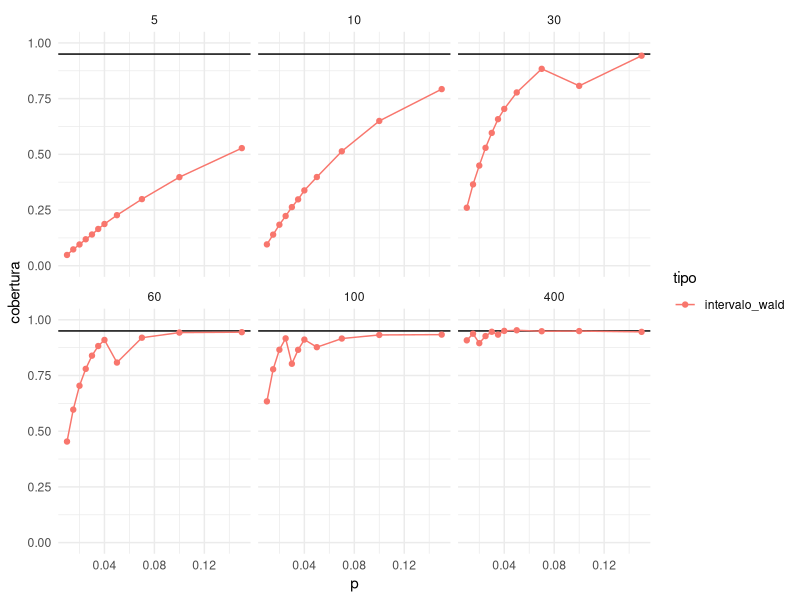
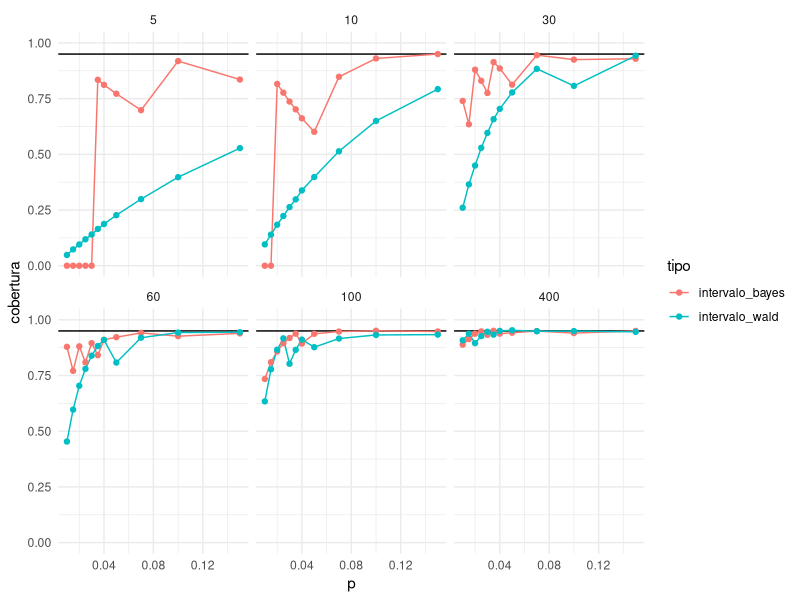
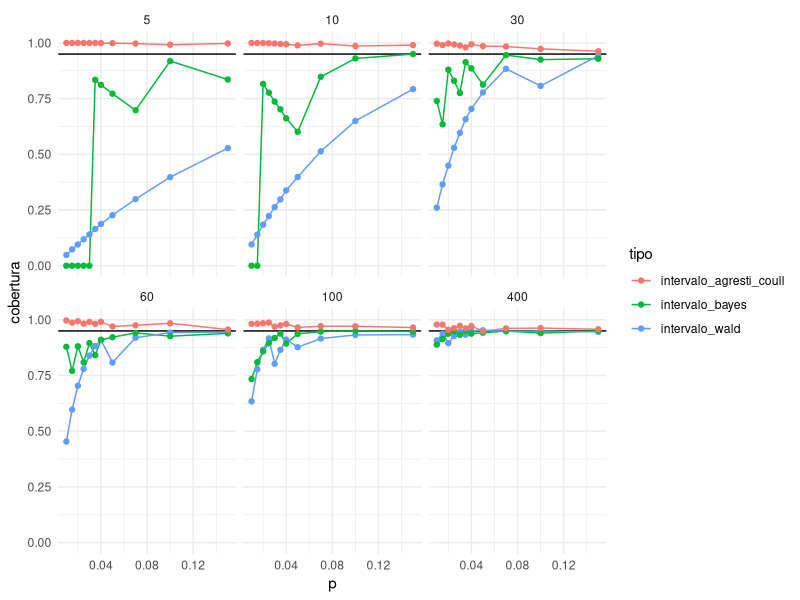
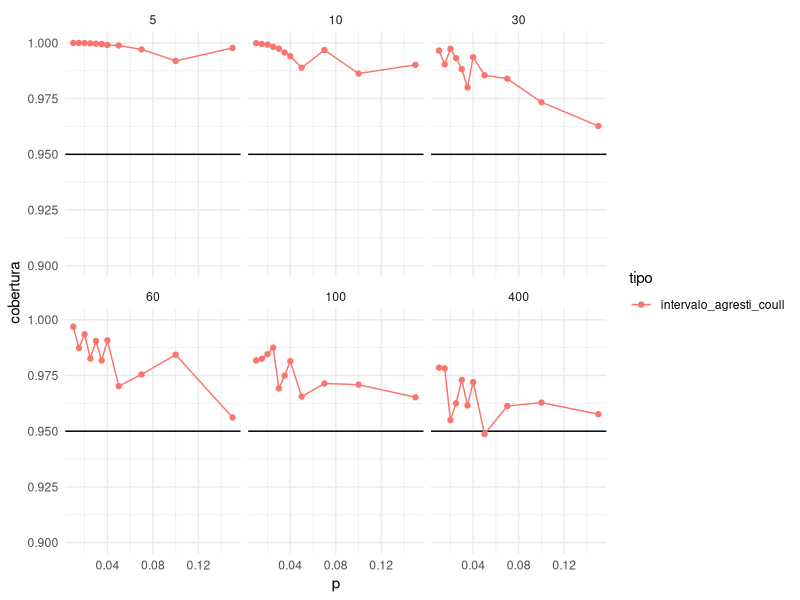
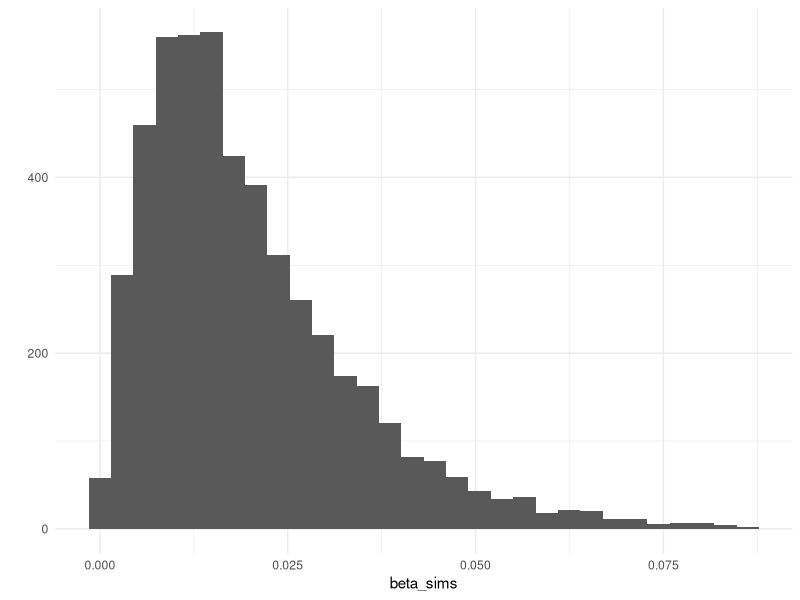
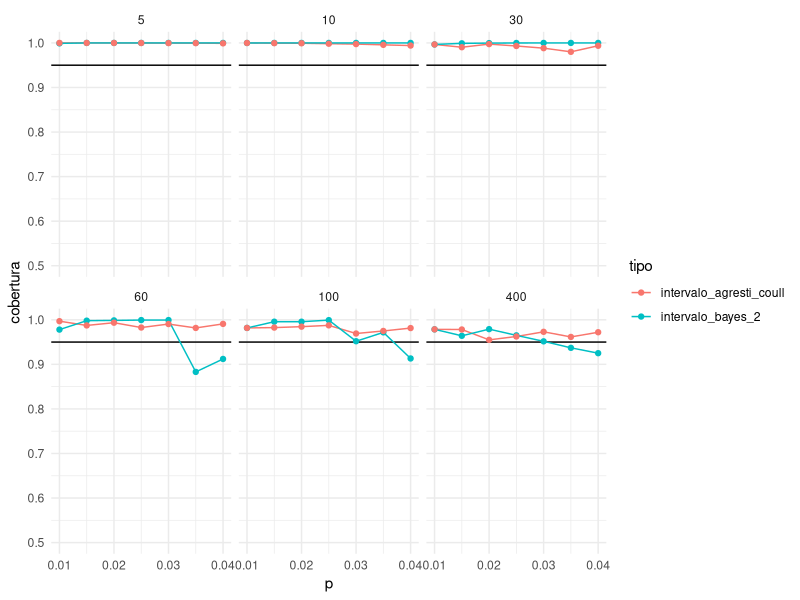
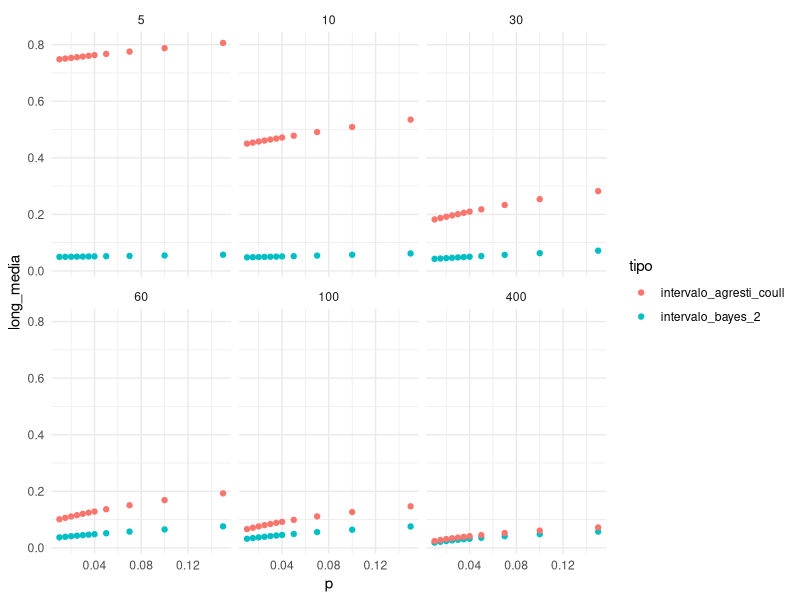
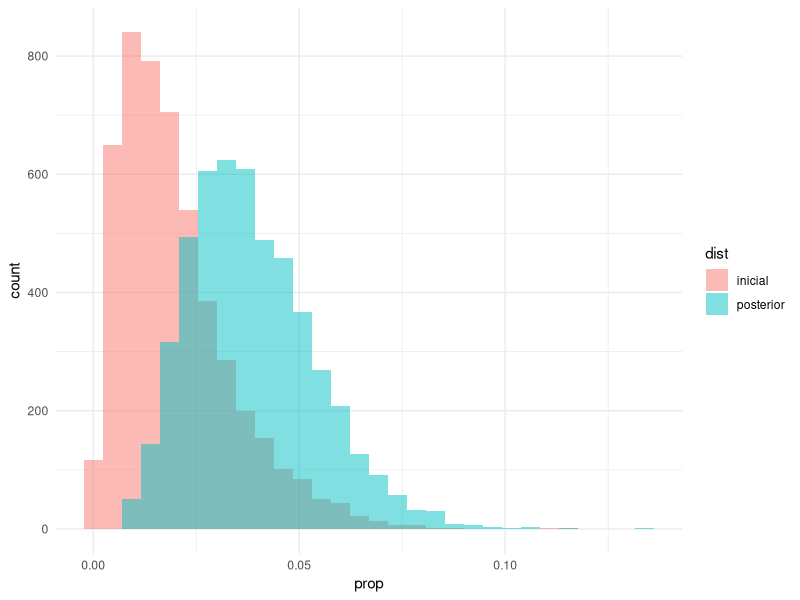

Generate these figures, in order, with R:
## ---- chunk 1
library(tidyverse)
library(patchwork)
knitr::opts_chunk$set(echo = TRUE, message = FALSE, warning=FALSE, fig.align = 'center', fig.width = 5, fig.height=3)
comma <- function(x) format(x, digits = 2, big.mark = ",")
theme_set(theme_minimal())
## ---- chunk 2
set.seed(332)
simular_muestras <- function(M, n, p){
  k = rbinom(M, n, p)
  tibble(rep = 1:M, n = n, p = p, k = k)
}
intervalo_wald <- function(n, k){
  p_hat <- k / n
  ee_hat <- sqrt(p_hat * (1 - p_hat) / n)
  tibble(inf = p_hat - 2 * ee_hat, sup = p_hat + 2 * ee_hat)
}
intervalo_bayes <- function(n, k, a = 2, b = 2){
  a <- k + a
  b <- n - k + b
  tibble(inf = qbeta(0.025, a, b), sup = qbeta(0.975, a, b))
}
set.seed(812)
ejemplo <- simular_muestras(5, 20, 0.4)
## ---- chunk 3
ejemplo %>% mutate(intervalo = intervalo_wald(n, k)) %>% pull(intervalo) %>% 
  bind_cols(ejemplo) %>% select(-rep)
## ---- chunk 4
ejemplo %>% mutate(intervalo = intervalo_bayes(n, k)) %>% pull(intervalo) %>% 
  bind_cols(ejemplo) %>% select(-rep)
## ---- chunk 5
parametros <- crossing(n = c(5, 10, 30, 60, 100, 400), 
                       p = c(0.01, 0.015, 0.02, 0.025, 0.03, 0.035, 0.04, 0.05, 0.07, 0.1, 0.15))
set.seed(2343)
# simulaciones
simulaciones <- parametros %>% 
  mutate(muestra = map2(n, p, ~ simular_muestras(50000, .x, .y) %>% select(rep, k))) %>% 
  unnest(muestra)
# calcular_cobertura
calcular_cobertura <- function(simulaciones, construir_intervalo){
  # nombre de función
  intervalo_nombre <- substitute(construir_intervalo) %>% as.character()
  cobertura_tbl <- simulaciones %>% 
    mutate(intervalo  = construir_intervalo(n, k)) %>%
    pull(intervalo) %>% 
    bind_cols(simulaciones) %>% 
    mutate(cubre = p >= inf & p <= sup) %>% 
    group_by(n, p) %>% 
    summarise(cobertura = mean(cubre), long_media = mean(sup - inf))
  cobertura_tbl %>% mutate(tipo = intervalo_nombre)
}
## ---- chunk 6
cobertura_wald <- calcular_cobertura(simulaciones, intervalo_wald)
cobertura_wald
## ---- chunk 7
graficar_cobertura <- function(cobertura_tbl){
  ggplot(cobertura_tbl, aes(x = p, y = cobertura, colour = tipo)) +
  geom_hline(yintercept = 0.95, colour = "black") +
  geom_line() + geom_point() +
  facet_wrap(~n) +
  ylim(0, 1) 
}
graficar_cobertura(cobertura_wald)
## ---- chunk 8
cobertura_bayes <- calcular_cobertura(simulaciones, intervalo_bayes)
## ---- chunk 9
graficar_cobertura(bind_rows(cobertura_bayes, cobertura_wald))
## ---- chunk 10
intervalo_agresti_coull <- function(n, k){
  p_hat <- (k + 2)/ (n + 4)
  ee_hat <- sqrt(p_hat * (1 - p_hat) / n)
  tibble(inf = p_hat - 2 * ee_hat, sup = p_hat + 2 * ee_hat)
}
cobertura_ac <- calcular_cobertura(simulaciones, intervalo_agresti_coull)
## ---- chunk 11
graficar_cobertura(bind_rows(cobertura_wald, cobertura_bayes, cobertura_ac))
## ---- chunk 12
graficar_cobertura(cobertura_ac) +
  ylim(c(0.9, 1))

## ---- chunk 13
# uno de cada 100
a <- 2
b <- 100
beta_sims <- rbeta(5000, a, b)
quantile(beta_sims, c(0.01, 0.05, 0.50, 0.90, 0.99)) %>% round(3)
## ---- chunk 14
qplot(beta_sims)
## ---- chunk 15
crear_intervalo_bayes <- function(a, b){

  intervalo_fun <- function(n, k){
    a_post <- k + a
    b_post <- n - k + b
    tibble(inf = qbeta(0.025, a_post, b_post), sup = qbeta(0.975, a_post, b_post))
  }
  intervalo_fun
}
intervalo_bayes_2 <- crear_intervalo_bayes(a, b)
## ---- chunk 16
cobertura_bayes <- calcular_cobertura(simulaciones,
                                      intervalo_bayes_2)
## ---- chunk 17
graficar_cobertura(bind_rows(cobertura_bayes, cobertura_ac) %>% filter(p < 0.05)) +
  ylim(c(0.5, 1))
## ---- chunk 18
ggplot(bind_rows(cobertura_bayes, cobertura_ac), 
       aes(x = p, y = long_media, colour = tipo)) +
  geom_point() + facet_wrap(~n) 
## ---- chunk 19
set.seed(2131)
k <- rbinom(1, 50, 0.03)
k
intervalo_agresti_coull(50, k) %>% round(3)
## ---- chunk 20
intervalo_bayes_2(50, k) %>% round(3)
## ---- chunk 21
beta_sims_inicial <- tibble(prop = rbeta(5000, a, b), dist = "inicial")
beta_sims_posterior <- tibble(prop = rbeta(5000, a + k, b + 50), dist = "posterior")
bind_rows(beta_sims_inicial, beta_sims_posterior) %>% 
  ggplot(aes(x = prop, fill = dist)) +
    geom_histogram(alpha = 0.5, position = "identity") 
